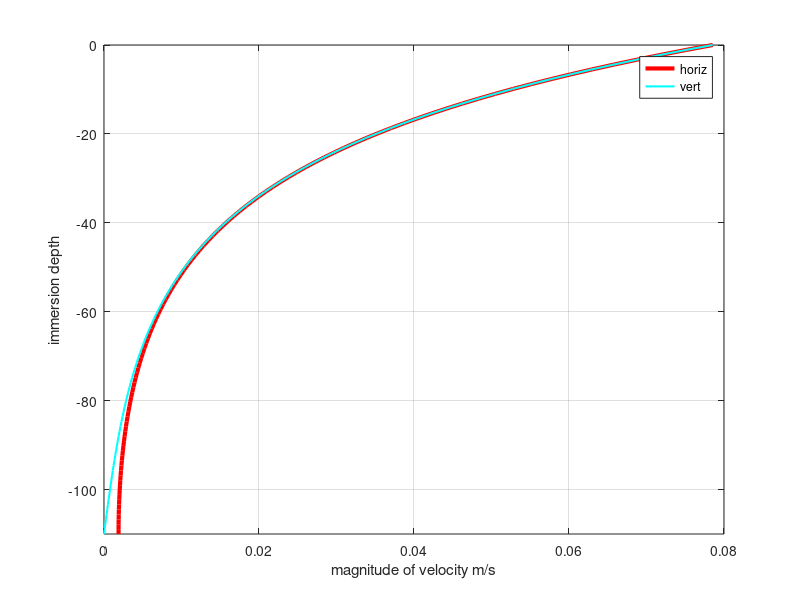

Recreate this plot in MATLAB.
%%%%%%%%%%%%%%%%%%%%%%%%%%%%%%%%%%%%%%%
%Name: Jinyan Yang                    %
%Student Number: D00264564            %
%Date: 25/10/2024                     %
%this script find the wave length for %
%a 10 sec wave. it checks to see if   %
%the wave is a deep or shallow water  %
%wave and tells the user. it then     %
%finds the variation in water particle% 
%horizontal and vertical velocities   %
%with depth and plots the results     %
%%%%%%%%%%%%%%%%%%%%%%%%%%%%%%%%%%%%%%%

%do the housekeeping

clear                 %clear the workspace
clc                   %clear the command window
clear all             %clear any open figures

%define waht we know
T = 10;               % wave period in minutes
g = 9.81;             % acceration due to gravity in m/s^2

%pick a water depth to sart with
d = 110; %my first guess in m
H = 0.25; % half meter wave height until we settle on a depth

%find the wavelength for this wave

L=((g*T^2)/(2*pi))*sqrt(tanh((4*pi^2*d)/(T^2*g)));

% now check if the wave is deep or shallow

if d/L < 1/20
    disp('This is a shallow water wave')
elseif d/L > 1/2
    disp('This is a deep water wave')
elseif d/L >= 1/20 && d/L <= 1/2
    disp('This is a transitional water wave')
else 
    disp('Something went wrong')
end

% define z

z= -d:d/100:0;


%now use a for loop to find the max horizontal and vertical velocities at
%each deoth. To do this we let cos theta and sin theta be equal to one
%respectivey

for cnt = 1:length(z)
    u(cnt) = (H/2)*(g*T/L)*((cosh(2*pi*(z(cnt)+d)/L))/(cosh(2*pi*d/L)));
    w(cnt) = (H/2)*(g*T/L)*((sinh(2*pi*(z(cnt)+d)/L))/(cosh(2*pi*d/L)));
end

figure()
plot(u,z,'r','LineWidth',3)
hold on
plot(w,z,'c','LineWidth',1.5)
xlabel('magnitude of velocity m/s')
ylabel('immersion depth')
legend('horiz','vert')
grid on
ylim([-d 0])